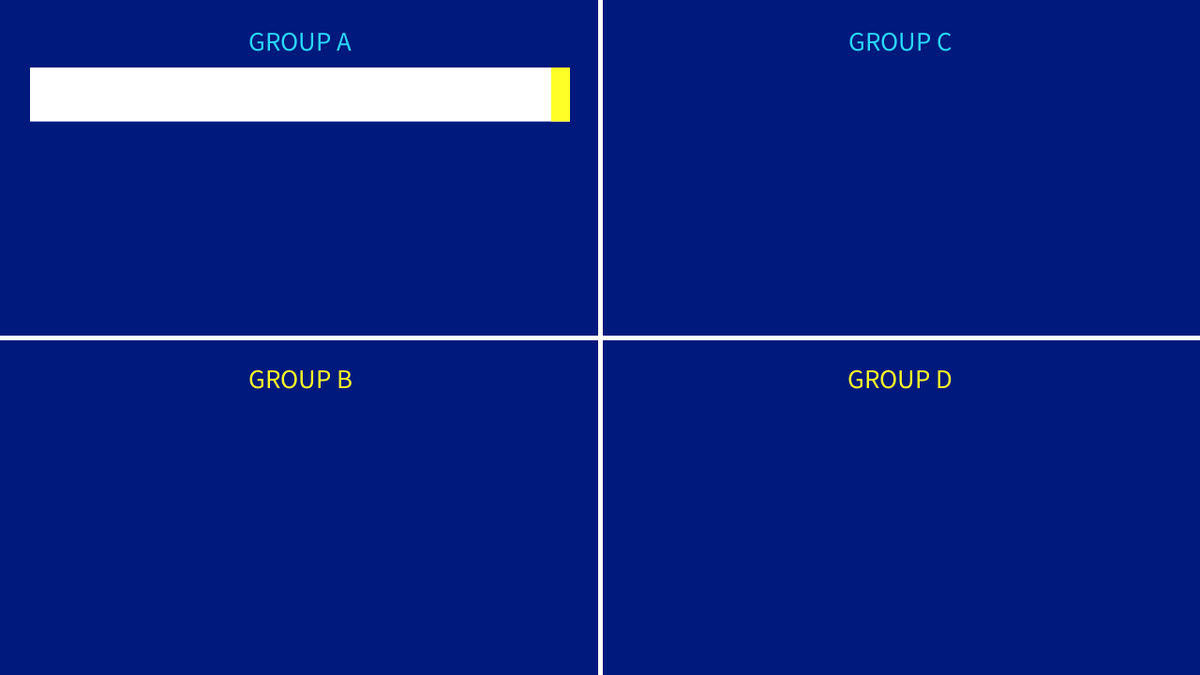
Frame 1 (no input)
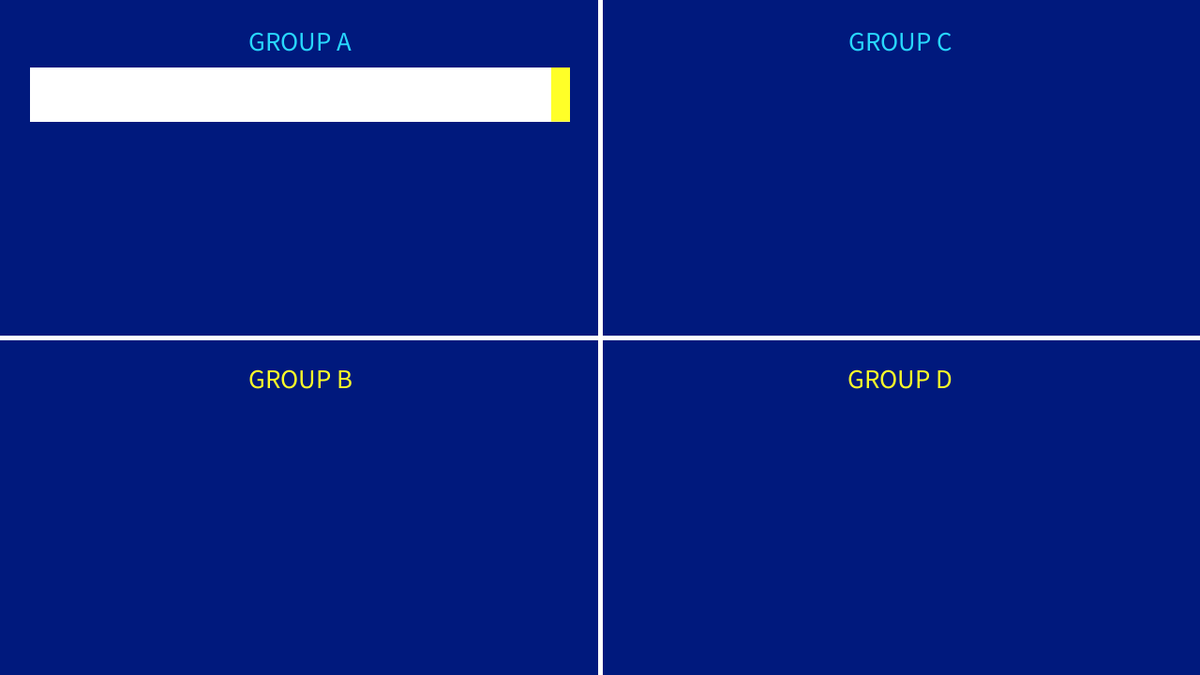
Frame 60 (the mouse pressed at the canvas centre just before this capture)
Frame 120 (the mouse held since frame 60 and released just before this capture): identical to frame 60, image omitted

The Processing sketch that drew these frames (run headless with seeded random() and noise(); from frame 60 on, the mouse is pressed at the canvas centre):

// Processing sketch: studyPoint1
// ── studyPoint1.pde
// Studypoint 1 //<>// //<>// //<>// //<>// //<>// //<>// //<>// //<>//
// 06 march 2025
// DHangaard



// Declare Group objects
Group groupA;
Group groupB;
Group groupC;
Group groupD;

ScreenDivider screenDivider;

// Declare and initialize variables used in main
// Colors
int groupBlue = color(40, 215, 255);
int groupYellow = color(255, 255, 40);
int backgroundBlue = color(0, 25, 125);

int strokeThickness = 5;

// Positioning
float leftX;
float rightX;
float topY;
float bottomY;


void setup() {
  size(1280, 720); // should work at all sizes, but use this as test
  background(backgroundBlue);

  // Initialize variables
  leftX = width * .025;
  rightX = width * .525;
  topY = height * .1;
  bottomY = height * .6;


  // Instantiate objects
  groupA = new Group(leftX, topY, 'A', groupBlue);
  groupB = new Group(leftX, bottomY, 'B', groupYellow);
  groupC = new Group(rightX, topY, 'C', groupBlue);
  groupD = new Group(rightX, bottomY, 'D', groupYellow);

  screenDivider = new ScreenDivider();
}



void draw() {
  // Divide screen with white line
  screenDivider.display(strokeThickness);

  // Display groups with team names and flags
  groupA.display(0, 1, 2, 3);
  groupB.display(4, 5, 6, 7);
  groupC.display(8, 9, 10, 11);
  groupD.display(12, 13, 14, 15);







  // *** TEST BELOW ***

  // vertical line for allignment testing - DELETE THIS LATER
  // DELETE BETWEEN THIS
  strokeWeight(5);
  stroke(255);
  line(0, height/2, width, height/2);
  // DELETE BETWEEN THIS


  // Test size and positioning for rect
  // Create variables for placement and size + offset
  rectMode(CORNER);
  noStroke();
  fill(255);

  // *** Lift boxes up a tiny bit
  float offset_ = height * .1;
  float y_ = height * .1;
  float x_ = width * .025;
  // y_ = height * .6;
  // x_ = width * .525;
  float boxW = width * .45;
  float boxH = height * .08;
  
  float colorBoxWidth = boxW * .035;

  rect((width * .025), (height * .1), (width * .45), (height * .08));

    // Line with team color
    rectMode(CORNER);
    noStroke();
    fill(255, 255, 40);
    rect(x_ + boxW - colorBoxWidth, y_, colorBoxWidth, boxH);
  
/*
  // value for i = 50, test with height
  // value for increment = 75, test with height
  
  for (float i = 0; i < 4; i ++) {
    fill(255);
    rect(x_, y_, boxW, boxH);
    y_ += offset_;


    // Line with team color
    rectMode(CORNER);
    noStroke();
    fill(255, 255, 40);
    rect(x_ + boxW - colorBoxWidth, y_, colorBoxWidth, boxH);
  }

  // Display groupName
   textAlign(CENTER, CENTER);
   textSize(height*.04);
   fill(255);
   text("GROUP A", width*.25, height*.06);
   text("GROUP B", width*.25, height*.56);
   

  // Lower left
  x_ = width * .025;
  y_ = height * .6;

  for (float i = 0; i < 4; i ++) {
    fill(255);
    rect(x_, y_, boxW, boxH);
    y_ += offset_;
  }


  // Upper right
   x_ = width * .525;
   y_ = height * .1;
   
   for (float i = 0; i < 4; i ++) {
   rect(x_, y_, boxW, boxH);
   y_ += offset_;
   }

   
   // Lower right
   x_ = width * .525;
   y_ = height * .6;
   
   for (float i = 0; i < 4; i ++) {
   rect(x_, y_, boxW, boxH);
   y_ += offset_;
   }
   */
}

// ── Group.pde
class Group {

  // Attributes
  // Positioning
  float x;
  float y;
  float offset;

  float groupNameX;
  float groupNameY;
  float textSize_; // Find better variable name

  // for use in parameters - change comment to something more appropriate
  char groupName;
  int groupColor;

  // Declare Team objects
  // Maybe an array of teams?
  // Team team;


  // Constructor
  Group(float x, float y, char groupName, int groupColor) {
    this.x = x;
    this.y = y;
    this.groupName = Character.toUpperCase(groupName);
    this.groupColor = groupColor;

    offset = height * .1;
    textSize_ = height * .04;

    groupNameX = x + (width * .225);
    groupNameY = y - (height * .04);

    // Display groupName
    textAlign(CENTER, CENTER);
    textSize(textSize_);
    fill(groupColor);
    text("GROUP " + groupName, groupNameX, groupNameY);
  }

  // Methods
  void display(int team1, int team2, int team3, int team4) {
  }
}

// ── ScreenDivider.pde
// Class needs to be initialized after size() in setup

class ScreenDivider {

  // Attributes
  int x;
  int yTop;
  int yBottom;
  int strokeColor;
  int strokeThickness;

  // int for strokeWeight?


  // Constructor
  ScreenDivider() {
    x = width/2;
    yTop = 0;
    yBottom = height;
    strokeColor = color(255);
  }

  // Methods
  void display(int strokeThickness) {

    this.strokeThickness = strokeThickness;

    strokeWeight(strokeThickness);
    stroke(strokeColor);
    line(x, yTop, x, yBottom);
  }
}

// ── Team.pde
class Team {

  // Attributes
  float x;
  float y;
  
  float offset;
  float textOffset;
  float shadowOffset;

  float boxWidth;
  float boxHeight;

  int white;
  int black;
  int grey;

  // Constructor
  Team(float x, float y) { // Maybe no parameters here?

    this.x = x;
    this.y = y;
    offset = .1;

    boxWidth = width * .45;
    boxHeight = height * .08;

    white = color(255);
    black = color(0);
    grey = color(225);
  }

  // Methods
  // Create white box with groupColor
  void teamBox(float x, float y, int groupColor) {

    // White box
    rectMode(CORNER);
    noStroke();
    fill(255);

    rect(x, y, boxWidth, boxHeight);

    // Group color indicator
    float groupColorIndicator = boxWidth * .035;

    rectMode(CORNER);
    noStroke();
    fill(groupColor);
    rect(x + (boxWidth - groupColorIndicator), y, groupColorIndicator, boxHeight);
  }

  // Create team flag and name
  void teamInfo(float x, float y, int teamName, int teamFlag) {
  }

  /*
  // Create flag shadow
   void flagShadow(float x, float y) {
   
   // Declare and initialize local variables
   int strokeWidth = 2;
   
   for (int i = 255; i >= 0; i -= 5) {
   
   // experiment with strokeWeight
   strokeWeight(strokeWidth);
   
   // strokeCap SQUARE to allign with rect
   strokeCap(SQUARE);
   
   // int i as alpha to reduce opacity
   stroke(grey, i);
   
   
   // x + length of flag img
   line(x+75, y, x+75, y+h-1); // due to line going over edge
   
   // Increment x with value of strokeWidth
   x += strokeWidth-1; // -1 for no spacing between lines
   grey++;
   }
   }
   */

  // Display flag, shadow and name inside box
  void display() {
  }
}
